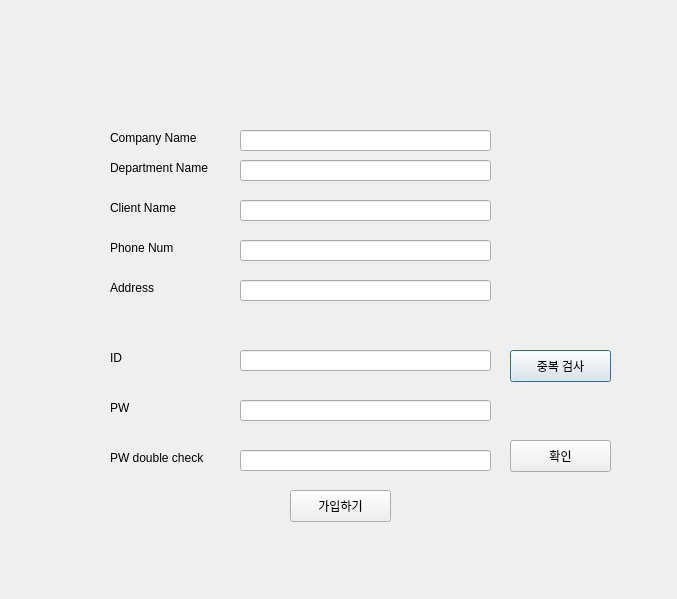
<?xml version="1.0" encoding="UTF-8"?>
<ui version="4.0">
 <class>Dialog_SignUp</class>
 <widget class="QDialog" name="Dialog_SignUp">
  <property name="geometry">
   <rect>
    <x>0</x>
    <y>0</y>
    <width>677</width>
    <height>599</height>
   </rect>
  </property>
  <property name="windowTitle">
   <string>Dialog</string>
  </property>
  <widget class="QLabel" name="label">
   <property name="geometry">
    <rect>
     <x>110</x>
     <y>130</y>
     <width>111</width>
     <height>16</height>
    </rect>
   </property>
   <property name="text">
    <string>Company Name</string>
   </property>
  </widget>
  <widget class="QLabel" name="label_2">
   <property name="geometry">
    <rect>
     <x>110</x>
     <y>200</y>
     <width>111</width>
     <height>16</height>
    </rect>
   </property>
   <property name="text">
    <string>Client Name</string>
   </property>
  </widget>
  <widget class="QLabel" name="label_3">
   <property name="geometry">
    <rect>
     <x>110</x>
     <y>160</y>
     <width>111</width>
     <height>16</height>
    </rect>
   </property>
   <property name="text">
    <string>Department Name</string>
   </property>
  </widget>
  <widget class="QLabel" name="label_4">
   <property name="geometry">
    <rect>
     <x>110</x>
     <y>240</y>
     <width>111</width>
     <height>16</height>
    </rect>
   </property>
   <property name="text">
    <string>Phone Num</string>
   </property>
  </widget>
  <widget class="QLabel" name="label_5">
   <property name="geometry">
    <rect>
     <x>110</x>
     <y>280</y>
     <width>111</width>
     <height>16</height>
    </rect>
   </property>
   <property name="text">
    <string>Address</string>
   </property>
  </widget>
  <widget class="QLineEdit" name="lineEdit">
   <property name="geometry">
    <rect>
     <x>240</x>
     <y>130</y>
     <width>251</width>
     <height>21</height>
    </rect>
   </property>
  </widget>
  <widget class="QLineEdit" name="lineEdit_2">
   <property name="geometry">
    <rect>
     <x>240</x>
     <y>160</y>
     <width>251</width>
     <height>21</height>
    </rect>
   </property>
  </widget>
  <widget class="QLineEdit" name="lineEdit_3">
   <property name="geometry">
    <rect>
     <x>240</x>
     <y>200</y>
     <width>251</width>
     <height>21</height>
    </rect>
   </property>
  </widget>
  <widget class="QLineEdit" name="lineEdit_4">
   <property name="geometry">
    <rect>
     <x>240</x>
     <y>240</y>
     <width>251</width>
     <height>21</height>
    </rect>
   </property>
  </widget>
  <widget class="QLineEdit" name="lineEdit_5">
   <property name="geometry">
    <rect>
     <x>240</x>
     <y>280</y>
     <width>251</width>
     <height>21</height>
    </rect>
   </property>
  </widget>
  <widget class="QLabel" name="label_6">
   <property name="geometry">
    <rect>
     <x>110</x>
     <y>350</y>
     <width>58</width>
     <height>16</height>
    </rect>
   </property>
   <property name="text">
    <string>ID</string>
   </property>
  </widget>
  <widget class="QLineEdit" name="lineEdit_6">
   <property name="geometry">
    <rect>
     <x>240</x>
     <y>350</y>
     <width>251</width>
     <height>21</height>
    </rect>
   </property>
  </widget>
  <widget class="QLabel" name="label_7">
   <property name="geometry">
    <rect>
     <x>110</x>
     <y>400</y>
     <width>58</width>
     <height>16</height>
    </rect>
   </property>
   <property name="text">
    <string>PW</string>
   </property>
  </widget>
  <widget class="QLineEdit" name="lineEdit_7">
   <property name="geometry">
    <rect>
     <x>240</x>
     <y>400</y>
     <width>251</width>
     <height>21</height>
    </rect>
   </property>
  </widget>
  <widget class="QPushButton" name="pushButton">
   <property name="geometry">
    <rect>
     <x>510</x>
     <y>350</y>
     <width>101</width>
     <height>32</height>
    </rect>
   </property>
   <property name="text">
    <string>중복 검사</string>
   </property>
  </widget>
  <widget class="QPushButton" name="pushButton_2">
   <property name="geometry">
    <rect>
     <x>290</x>
     <y>490</y>
     <width>101</width>
     <height>32</height>
    </rect>
   </property>
   <property name="text">
    <string>가입하기</string>
   </property>
  </widget>
  <widget class="QPushButton" name="pushButton_3">
   <property name="geometry">
    <rect>
     <x>510</x>
     <y>440</y>
     <width>101</width>
     <height>32</height>
    </rect>
   </property>
   <property name="text">
    <string>확인</string>
   </property>
  </widget>
  <widget class="QLineEdit" name="lineEdit_8">
   <property name="geometry">
    <rect>
     <x>240</x>
     <y>450</y>
     <width>251</width>
     <height>21</height>
    </rect>
   </property>
  </widget>
  <widget class="QLabel" name="label_8">
   <property name="geometry">
    <rect>
     <x>110</x>
     <y>450</y>
     <width>121</width>
     <height>16</height>
    </rect>
   </property>
   <property name="text">
    <string>PW double check</string>
   </property>
  </widget>
 </widget>
 <resources/>
 <connections/>
</ui>
